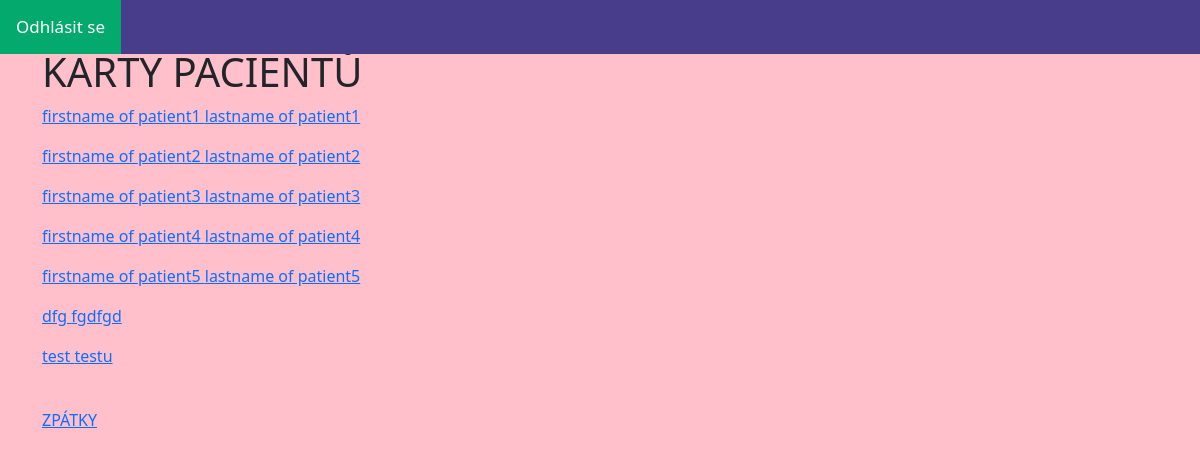
The page /opatrovnik/karty-pacientu/ (signed in) on the database as committed earlier.
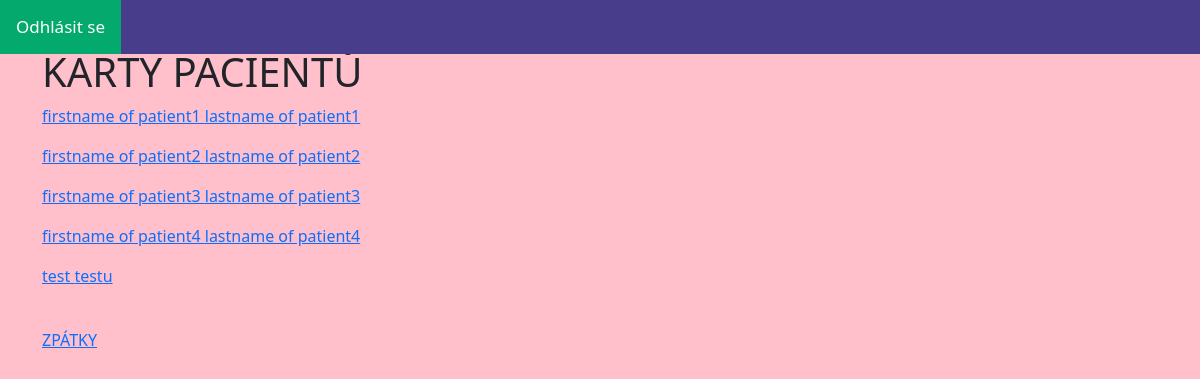
The same page on the database as committed later.
### patient/models.py (models this page shows)
class Patient(models.Model):
    user = models.OneToOneField(User, on_delete=models.CASCADE, default='', related_name='patient_profile')
    first_name = models.CharField(max_length=150)
    surname = models.CharField(max_length=150)
    date_of_admission = models.DateField(default=datetime.now())
    room_number = models.IntegerField()
    birthday = models.DateField()
    health_info = models.CharField(max_length=255)
    objects = models.Manager()
    class ContactManager(models.Manager):
        def create_contact(self, patient, relationship, name, phone_number):
            return self.create(patient=patient, relationship=relationship, name=name, phone_number=phone_number)
    class MedicationIntakeManager(models.Manager):
        def create_medication(self, patient, medication, when, how):
            return self.create(patient=patient, medication=medication, when=when, how=how)
    medications = MedicationIntakeManager()
    contacts = ContactManager()
    fav_activities = models.TextField()

### caregiver/decorators.py (the view)
    def _wrapped_view(request, *args, **kwargs):
        if request.user.is_authenticated:
            groups = request.user.groups.values_list('name', flat=True)
            if 'Caregivers' in groups:
                return view_func(request, *args, **kwargs)
            elif 'Patients' in groups:
                messages.success(request, 'Na tuto část webu nemáte přístup.')
                return redirect('index_patient')
            elif 'Admins' in groups:
                messages.success(request, 'Na tuto část webu nemáte přístup.')
                return redirect('administration')
            else:
                messages.success(request, 'Obraťte se IT podporu.')
                return redirect('login_user')
        else:
            messages.success(request, 'Pro přístup do aplikace se přihlašte.')
            return redirect('login_user')

### caregiver/views.py (called while the page is built)
@caregiver_required
def medical_cards(request):
    patients = Patient.objects.all()
    return render(request, 'medical_cards.html', {'patients': patients})

### caregiver/templates/medical_cards.html
{% extends 'base_caregiver.html' %}
{% block content %}
    <h1>KARTY PACIENTŮ</h1>
    {% for patient in patients %}
        {% with full_name=patient.first_name|add:'-'|add:patient.surname %}
            <p><a href="{% url 'patient_info' full_name %}">{{ patient.first_name }} {{ patient.surname }}</a></p>
        {% endwith %}
    {% endfor %}
    <br>
    <a href="{% url 'index_caregiver' %}">ZPÁTKY</a>
{% endblock %}

### caregiver/templates/base_caregiver.html (shortened to what this page needs)
<!doctype html>
<html lang="en">
  <head>
    <link rel="bootstrap stylesheet" href="https://cdn.jsdelivr.net/npm/bootstrap@5.0.2/dist/css/bootstrap.min.css">
    {% load static %}
    <link rel="stylesheet" href="{% static 'caregiver/caregiver.css' %}">
  </head>
  <body>
  <div class="topnav fixed-top">
          <a class="active" href="{% url 'logout_user' %}">Odhlásit se</a>
  </div>
    <div class="container mt-5">
        {% block content %}
        {% endblock %}
    </div>
  </body>
</html>

### static/caregiver/caregiver.css (style rules this page uses)
body { background-color: pink; }
.topnav { background-color: darkslateblue; overflow: hidden; }
.topnav a { float: left; color: #f2f2f2; text-align: center; padding: 14px 16px; text-decoration: none; font-size: 17px; }
.topnav a.active { background-color: #04AA6D; color: white; }
.container { margin-top: 60px; }

Rows that differ between the two databases and show on the page:
removed Patient: first_name "firstname of patient5", surname "lastname of patient5"
removed Patient: first_name "dfg", surname "fgdfgd"
